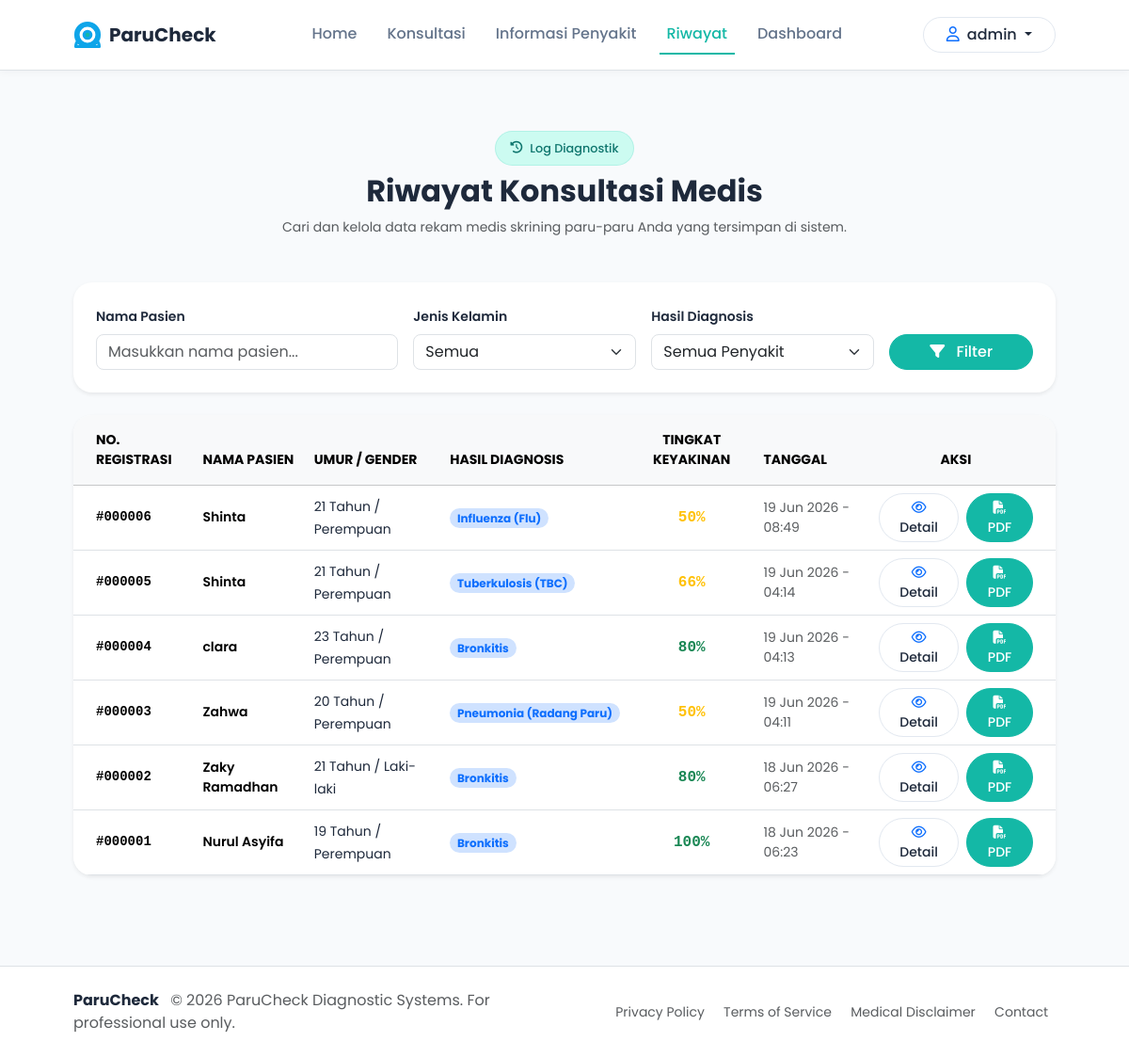
The page /history (signed in) on the database its author committed.
### models/__init__.py (models this page shows, shortened)
class User(db.Model, UserMixin):
    __tablename__ = 'user'
    id = db.Column(db.Integer, primary_key=True)
    username = db.Column(db.String(150), unique=True, nullable=False)
    email = db.Column(db.String(150), unique=True, nullable=False)
    password_hash = db.Column(db.String(256), nullable=False)
    role = db.Column(db.String(50), default='patient')  # 'admin' or 'patient'
    status = db.Column(db.String(50), default='active')  # 'active' or 'inactive'
    created_at = db.Column(db.DateTime, default=datetime.utcnow)
    diagnoses = db.relationship('DiagnosisHistory', backref='user', lazy=True)

class DiagnosisHistory(db.Model):
    __tablename__ = 'diagnosis_history'
    id = db.Column(db.Integer, primary_key=True)
    user_id = db.Column(db.Integer, db.ForeignKey('user.id', ondelete='SET NULL'), nullable=True)
    patient_name = db.Column(db.String(255), nullable=False)
    patient_age = db.Column(db.Integer, nullable=False)
    patient_gender = db.Column(db.String(50), nullable=False)
    symptoms_json = db.Column(db.Text, nullable=False)  # JSON-encoded array of symptom names/codes
    diagnosed_disease_id = db.Column(db.Integer, db.ForeignKey('disease.id', ondelete='SET NULL'), nullable=True)
    confidence_percentage = db.Column(db.Float, nullable=False)
    created_at = db.Column(db.DateTime, default=datetime.utcnow)
    @property
    def symptoms_list(self):
        try:
            return json.loads(self.symptoms_json)
        except Exception:
            return []

class Disease(db.Model):
    __tablename__ = 'disease'
    id = db.Column(db.Integer, primary_key=True)
    code = db.Column(db.String(50), unique=True, nullable=False)  # e.g., P001
    name = db.Column(db.String(255), nullable=False)
    description = db.Column(db.Text, nullable=False)
    causes = db.Column(db.Text, nullable=True)
    treatment = db.Column(db.Text, nullable=True)
    prevention = db.Column(db.Text, nullable=True)
    created_at = db.Column(db.DateTime, default=datetime.utcnow)
    rules = db.relationship('Rule', backref='disease', cascade='all, delete-orphan', lazy=True)
    diagnoses = db.relationship('DiagnosisHistory', backref='disease', lazy=True)

### routes/main.py (the view)
@main_bp.route('/history')
def history():
    if not current_user.is_authenticated:
        flash('Silakan masuk terlebih dahulu untuk melihat riwayat konsultasi Anda.', 'warning')
        return redirect(url_for('auth.login'))
    query = DiagnosisHistory.query
    if current_user.role != 'admin':
        query = query.filter_by(user_id=current_user.id)
    search = request.args.get('search', '')
    gender = request.args.get('gender', '')
    disease_id = request.args.get('disease_id', '')
    if search:
        query = query.filter(DiagnosisHistory.patient_name.like(f"%{search}%"))
    if gender:
        query = query.filter(DiagnosisHistory.patient_gender == gender)
    if disease_id:
        query = query.filter(DiagnosisHistory.diagnosed_disease_id == int(disease_id))
    histories = query.order_by(DiagnosisHistory.created_at.desc()).all()
    all_diseases = Disease.query.all()
    return render_template('main/history.html', histories=histories, diseases=all_diseases, search=search, gender=gender, disease_id=disease_id)

### templates/main/history.html (shortened to what this page needs)
{% extends "base.html" %}
{% block content %}
<div class="container px-md-5 py-5">
    <div class="text-center mb-5">
        <span class="badge-medical mb-2">
            <i class="fa-solid fa-clock-rotate-left me-2"></i> Log Diagnostik
        </span>
        <h2 class="fw-bold text-slate">Riwayat Konsultasi Medis</h2>
        <p class="text-muted small">Cari dan kelola data rekam medis skrining paru-paru Anda yang tersimpan di sistem.</p>
    </div>
    <div class="card card-modern border-0 shadow-sm p-4 mb-4">
        <form action="{{ url_for('main.history') }}" method="GET" class="row g-3 align-items-end">
            <div class="col-md-4">
                <label for="search" class="form-label fw-semibold text-slate small">Nama Pasien</label>
                <input type="text" id="search" name="search" class="form-control rounded-3" placeholder="Masukkan nama pasien..." value="{{ search }}">
            </div>
            <div class="col-md-3">
                <label for="gender" class="form-label fw-semibold text-slate small">Jenis Kelamin</label>
                <select id="gender" name="gender" class="form-select rounded-3">
                    <option value="">Semua</option>
                </select>
            </div>
            <div class="col-md-3">
                <label for="disease_id" class="form-label fw-semibold text-slate small">Hasil Diagnosis</label>
                <select id="disease_id" name="disease_id" class="form-select rounded-3">
                    <option value="">Semua Penyakit</option>
                </select>
            </div>
            <div class="col-md-2 d-grid">
                <button type="submit" class="btn btn-teal rounded-pill">
                    <i class="fa-solid fa-filter me-2"></i> Filter
                </button>
            </div>
        </form>
    </div>
    <div class="card card-modern border-0 shadow-sm overflow-hidden">
        <div class="table-responsive">
            <table class="table table-hover align-middle mb-0">
                <thead class="table-light text-slate fw-bold">
                    <tr>
                        <th class="ps-4 py-3 small">NO. REGISTRASI</th>
                        <th class="py-3 small">NAMA PASIEN</th>
                        <th class="py-3 small">UMUR / GENDER</th>
                        <th class="py-3 small">HASIL DIAGNOSIS</th>
                        <th class="py-3 small text-center">TINGKAT KEYAKINAN</th>
                        <th class="py-3 small">TANGGAL</th>
                        <th class="pe-4 py-3 small text-center">AKSI</th>
                    </tr>
                </thead>
                <tbody>
                    {% if histories %}
                        {% for h in histories %}
                            <tr>
                                <td class="ps-4 font-monospace fw-semibold text-slate small">#{{ "%06d"|format(h.id) }}</td>
                                <td class="fw-semibold text-slate small">{{ h.patient_name }}</td>
                                <td>
                                    <span class="small text-slate">
                                        {{ h.patient_age }} Tahun / {% if h.patient_gender == 'L' %}Laki-laki{% else %}Perempuan{% endif %}
                                    </span>
                                </td>
                                <td>
                                    {% if h.disease %}
                                        <span class="badge bg-primary-subtle text-primary rounded-pill px-2.5 py-1.5 small">{{ h.disease.name }}</span>
                                    {% else %}
                                        <span class="badge bg-warning-subtle text-warning rounded-pill px-2.5 py-1.5 small">Tidak Teridentifikasi</span>
                                    {% endif %}
                                </td>
                                <td class="text-center font-monospace fw-bold {% if h.confidence_percentage >= 70 %}text-success{% else %}text-warning{% endif %}">
                                    {{ "%d"|format(h.confidence_percentage) }}%
                                </td>
                                <td class="text-muted small">{{ h.created_at.strftime('%d %b %Y - %H:%M') }}</td>
                                <td class="pe-4 text-center">
                                    <div class="d-flex justify-content-center gap-2">
                                        <a href="{{ url_for('main.result', history_id=h.id) }}" class="btn btn-outline-slate btn-sm rounded-pill px-3">
                                            <i class="fa-regular fa-eye text-primary"></i> Detail
                                        </a>
                                        <a href="{{ url_for('main.result_pdf', history_id=h.id) }}" class="btn btn-teal btn-sm rounded-pill px-3">
                                            <i class="fa-solid fa-file-pdf"></i> PDF
                                        </a>
                                    </div>
                                </td>
                            </tr>
                        {% endfor %}
                    {% endif %}
                </tbody>
            </table>
        </div>
    </div>
</div>
{% endblock %}

### templates/base.html (shortened to what this page needs)
<!DOCTYPE html>
<html lang="id">
<head>
    <link href="https://cdn.jsdelivr.net/npm/bootstrap@5.3.2/dist/css/bootstrap.min.css" rel="stylesheet">
    <link rel="stylesheet" href="https://cdnjs.cloudflare.com/ajax/libs/font-awesome/6.4.2/css/all.min.css">
    <link rel="stylesheet" href="{{ url_for('static', filename='css/style.css') }}">
</head>
<body>
    <nav class="navbar navbar-expand-lg navbar-light bg-white border-bottom py-3 sticky-top">
        <div class="container px-md-5">
            <a class="navbar-brand d-flex align-items-center" href="{{ url_for('main.home') }}">
                <span class="logo-text fw-bold text-slate">ParuCheck</span>
            </a>
            <div class="collapse navbar-collapse" id="navbarNav">
                <ul class="navbar-nav mx-auto">
                    <li class="nav-item px-2">
                        <a class="nav-link {% if request.path == '/' %}active-link{% endif %}" href="{{ url_for('main.home') }}">Home</a>
                    </li>
                    <li class="nav-item px-2">
                        <a class="nav-link {% if request.path == '/consultation' %}active-link{% endif %}" href="{{ url_for('main.consultation') }}">Konsultasi</a>
                    </li>
                    <li class="nav-item px-2">
                        <a class="nav-link {% if request.path == '/diseases' %}active-link{% endif %}" href="{{ url_for('main.diseases') }}">Informasi Penyakit</a>
                    </li>
                    {% if current_user.is_authenticated %}
                    <li class="nav-item px-2">
                        <a class="nav-link {% if request.path == '/history' %}active-link{% endif %}" href="{{ url_for('main.history') }}">Riwayat</a>
                    </li>
                    {% if current_user.role == 'admin' %}
                    <li class="nav-item px-2">
                        <a class="nav-link" href="{{ url_for('admin.dashboard') }}">Dashboard</a>
                    </li>
                    {% endif %}
                    {% endif %}
                </ul>
                <div class="d-flex align-items-center">
                    {% if current_user.is_authenticated %}
                        <div class="dropdown">
                            <button class="btn btn-outline-slate dropdown-toggle rounded-pill px-4" type="button" id="userDropdown" data-bs-toggle="dropdown" aria-expanded="false">
                                <i class="fa-regular fa-user me-2 text-primary"></i>{{ current_user.username }}
                            </button>
                        </div>
                    {% else %}
                        <a href="{{ url_for('auth.login') }}" class="btn btn-teal rounded-pill px-4 shadow-sm text-white">Sign In</a>
                    {% endif %}
                </div>
            </div>
        </div>
    </nav>
    <main class="min-vh-100 pb-5">
        {% block content %}{% endblock %}
    </main>
    <footer class="bg-white border-top py-4 mt-auto">
        <div class="container px-md-5">
            <div class="row align-items-center justify-content-between text-center text-md-start">
                <div class="col-md-6 mb-3 mb-md-0">
                    <span class="fw-bold text-slate">ParuCheck</span>
                    <span class="text-muted ms-2">© 2026 ParuCheck Diagnostic Systems. For professional use only.</span>
                </div>
                <div class="col-md-6 text-md-end">
                    <a href="#" class="text-muted text-decoration-none mx-2 small">Privacy Policy</a>
                    <a href="#" class="text-muted text-decoration-none mx-2 small">Terms of Service</a>
                    <a href="#" class="text-muted text-decoration-none mx-2 small">Medical Disclaimer</a>
                    <a href="#" class="text-muted text-decoration-none mx-2 small">Contact</a>
                </div>
            </div>
        </div>
    </footer>
</body>
</html>

### static/css/style.css (style rules this page uses)
:root { --primary: #0EA5E9; --primary-hover: #0284C7; --secondary: #14B8A6; --secondary-hover: #0D9488; --background: #F8FAFC; --text-dark: #1E293B; --text-muted: #64748B; --white: #FFFFFF; --success: #22C55E; --warning: #F59E0B; --danger: #EF4444; --font-sans: 'Poppins', sans-serif; --shadow-sm: 0 2px 8px rgba(15, 23, 42, 0.04); --shadow-md: 0 8px 24px rgba(15, 23, 42, 0.06); --shadow-lg: 0 16px 32px rgba(15, 23, 42, 0.08); }
body { font-family: var(--font-sans); background-color: var(--background); color: var(--text-dark); overflow-x: hidden; display: flex; flex-direction: column; min-vh-100: 100vh; }
h1, h2, h3, h4, h5, h6 { font-weight: 600; color: #0F172A; }
.text-slate { color: var(--text-dark); }
.navbar { box-shadow: var(--shadow-sm); }
.nav-link { color: var(--text-muted); font-weight: 500; transition: all 0.2s ease-in-out; border-bottom: 2px solid transparent; }
.active-link { color: var(--secondary) !important; border-bottom: 2px solid var(--secondary); }
.btn-teal { background-color: var(--secondary); border-color: var(--secondary); color: var(--white); font-weight: 500; transition: all 0.2s ease-in-out; }
.btn-outline-slate { color: var(--text-dark); border-color: #E2E8F0; font-weight: 500; background-color: var(--white); transition: all 0.2s ease; }
.badge-medical { background-color: #CCFBF1; color: #0F766E; font-size: 0.8rem; font-weight: 500; padding: 0.5rem 1rem; border-radius: 50px; display: inline-flex; align-items: center; border: 1px solid rgba(20, 184, 166, 0.15); }
.card-modern { background: var(--white); border: 1px solid rgba(226, 232, 240, 0.8); border-radius: 1.25rem; box-shadow: var(--shadow-sm); transition: all 0.3s cubic-bezier(0.4, 0, 0.2, 1); }

### rows shown on the page
User: username "admin"
DiagnosisHistory: id "000006", patient_name "Shinta", patient_age "21", patient_gender "Perempuan", disease.name "Influenza (Flu)", confidence_percentage "50", created_at "19 Jun 2026 - 08:49"
DiagnosisHistory: id "000005", patient_name "Shinta", patient_age "21", patient_gender "Perempuan", disease.name "Tuberkulosis (TBC)", confidence_percentage "66", created_at "19 Jun 2026 - 04:14"
DiagnosisHistory: id "000004", patient_name "clara", patient_age "23", patient_gender "Perempuan", disease.name "Bronkitis", confidence_percentage "80", created_at "19 Jun 2026 - 04:13"
DiagnosisHistory: id "000003", patient_name "Zahwa", patient_age "20", patient_gender "Perempuan", disease.name "Pneumonia (Radang Paru)", confidence_percentage "50", created_at "19 Jun 2026 - 04:11"
DiagnosisHistory: id "000002", patient_name "Zaky Ramadhan", patient_age "21", patient_gender "Laki-laki", disease.name "Bronkitis", confidence_percentage "80", created_at "18 Jun 2026 - 06:27"
DiagnosisHistory: id "000001", patient_name "Nurul Asyifa", patient_age "19", patient_gender "Perempuan", disease.name "Bronkitis", confidence_percentage "100", created_at "18 Jun 2026 - 06:23"
